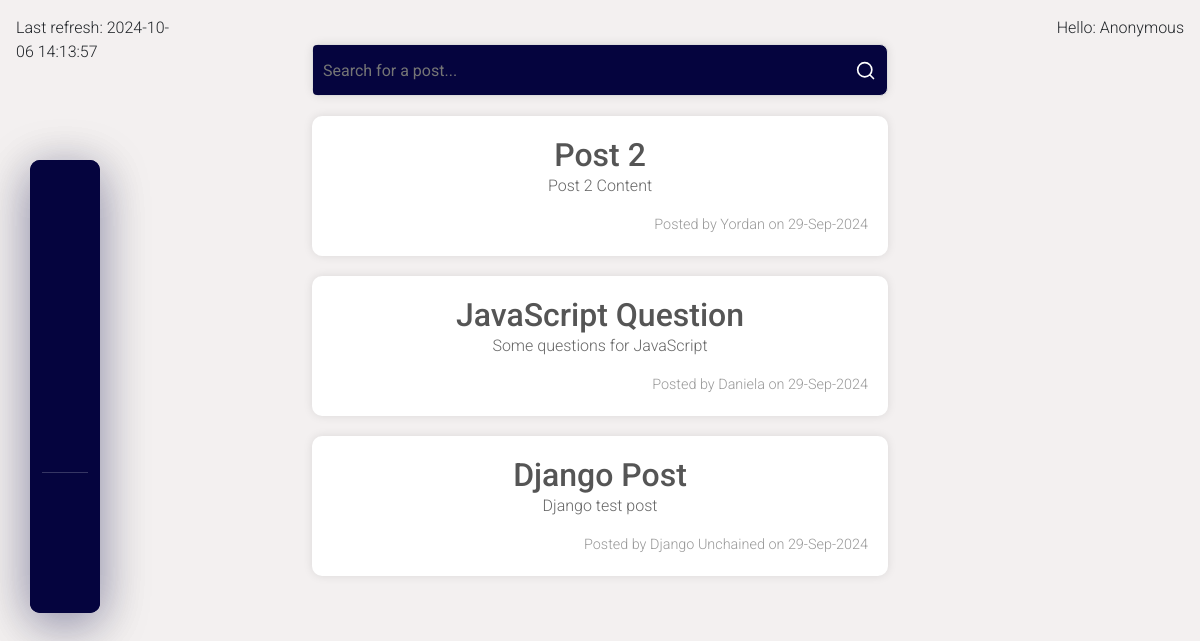
Page /dashboard/ on the earlier database version.
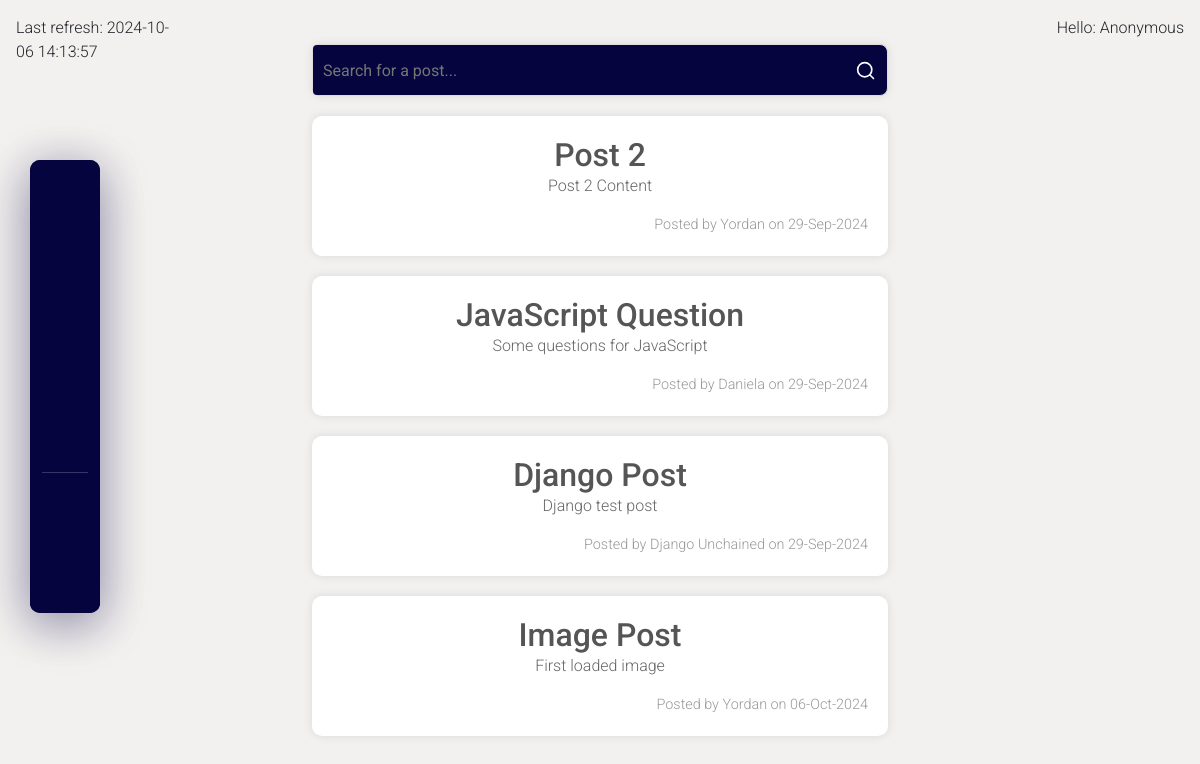
Same page on the later database version.
### forumApp/posts/models.py (models this page shows)
class Post(models.Model):
    TITLE_MAX_LENGTH = 100
    title = models.CharField(
        max_length=TITLE_MAX_LENGTH,
    )
    content = models.TextField(
        validators=(
            BadLanguageValidator(),
        )
    )
    author = models.CharField(
        max_length=30,
    )
    created_at = models.DateTimeField(
        auto_now_add=True,
    )
    languages = models.CharField(
        max_length=20,
        choices=LanguageChoice.choices,
        default=LanguageChoice.OTHER,
    )
    image = models.ImageField(
        upload_to='post_images/',
        blank=True,
        null=True,
    )

### forumApp/posts/views.py (the view)
# urls.py: path('dashboard/', dashboard, name="dash"),
def dashboard(request):
    form = SearchForm(request.GET)
    posts = Post.objects.all()
    if request.method == "GET":
        if form.is_valid():
            query = form.cleaned_data['query']
            posts = posts.filter(title__icontains=query)
    context = {
        "posts": posts,
        "form": form,
    }
    return render(request, 'posts/dashboard.html', context)

### forumApp/posts/forms.py
class SearchForm(forms.Form):
    query = forms.CharField(
        label='',
        required=False,
        max_length=100,
        widget=forms.TextInput(
            attrs={
                'placeholder': 'Search for a post...',
            }
        )
    )

### forumApp/posts/templatetags/current_time.py (called while the page is built)
@register.simple_tag(name='current_time')
def current_time(format_str='%Y-%m-%d %H:%M:%S'):
    return datetime.now().strftime(format_str)

### forumApp/posts/templatetags/markdown_extras.py (called while the page is built)
@register.filter(name="markdown")
def markdown_format(text):
    return mark_safe(markdown.markdown(text))

### forumApp/posts/templatetags/user_info.py (called while the page is built)
@register.inclusion_tag('common/user-info.html')
def user_info(user):
    if user.is_authenticated:
        return {
            'username': user.username,
        }
    return {
        'username': "Anonymous",
    }

### templates/posts/dashboard.html
{% extends 'common/base.html' %}
{% load markdown_extras %}
{% block content %}
    {% include "common/nav.html" %}
    <div class="container">
        {% include 'posts/search-form.html' %}
        <div class="posts">
            {% for post in posts %}
                <a id="post-url" href="{% url 'details-post' post.pk %}">
                    <div class="post">
                        <h2>{{ post.title|capfirst }}</h2>
                        {% if not post.content %}
                            {% lorem 3 p %}
                        {% else %}
                            {{ post.content|markdown }}
                        {% endif %}
                        <div class="post-meta">
                            <span>Posted by {{ post.author|default:"anonymous" }} on {{ post.created_at|date:"d-M-Y" }}</span>
                        </div>
                    </div>
                </a>
            {% empty %}
                <h1>No Posts</h1>
            {% endfor %}
        </div>
    </div>
{% endblock %}

Differences in the rows shown:
added Post: title "Image Post", content "First loaded image", author "Yordan", created_at "06-Oct-2024"
